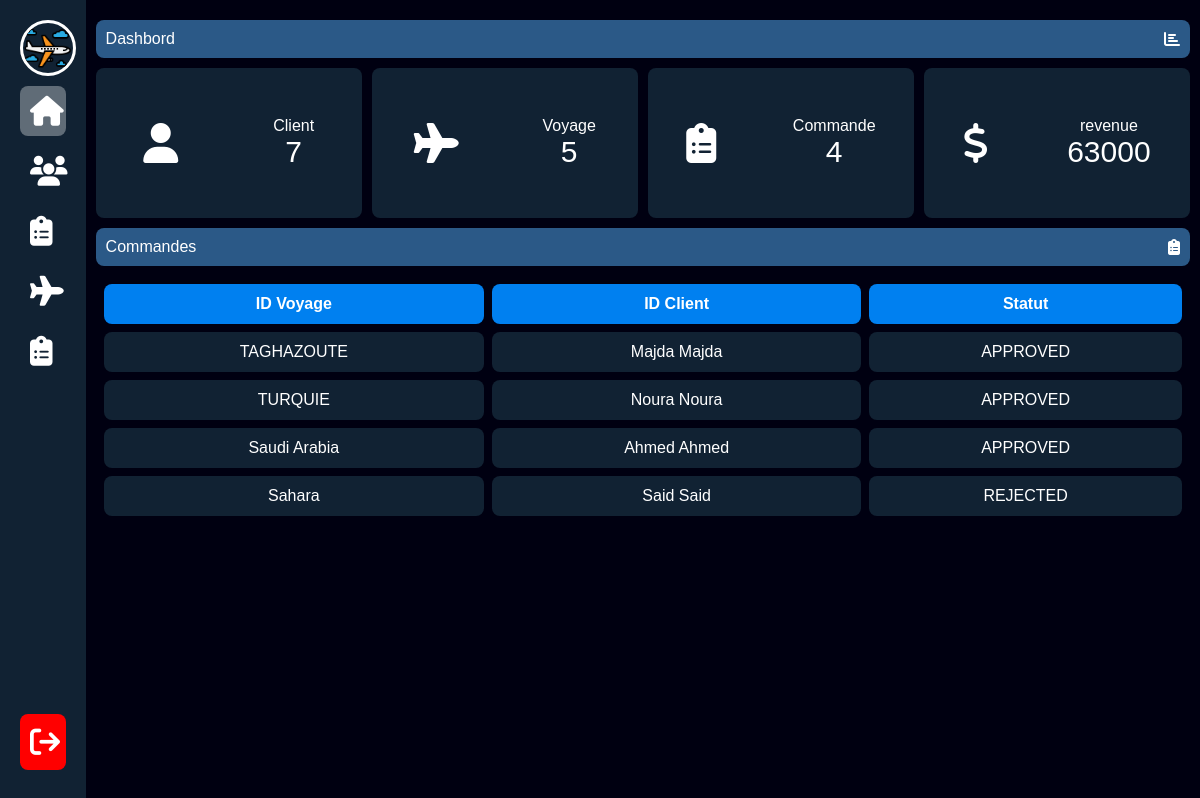
/admine/ (signed in), run on the app's committed database.
### vacance/models.py (models this page shows)
class Commande(models.Model):
	id_Voyage = models.ForeignKey(Voyage,on_delete=models.CASCADE)
	id_User = models.ForeignKey(User,on_delete=models.CASCADE)
	status=[
		("W","WAITING"),
		("A","APPROVED"),
		("C","CANCELED"),
		("R","REJECTED"),
    ]
	nbr_de_personnes=models.IntegerField()
	prix_total=models.FloatField()
	statut = models.CharField(max_length=1, choices=status)
	date_de_commande=models.DateField(null=True, blank=True)
	recu = models.ImageField(upload_to='static/images/recus/', null=True, blank=True)

class Voyage(models.Model):
	categories=[
		("H","HAJJ"),
		("O","OMRA"),
		("A","ASIE"),
		("T","TURQUIE"),
		("M","MAROC"),
	]
	categorie = models.CharField(max_length=1, choices=categories)
	titre = models.CharField(max_length=30)
	pays = models.CharField(max_length=30)
	ville = models.CharField(max_length=30)
	date_debut=models.DateField(null=True, blank=True)
	date_fin=models.DateField(null=True, blank=True)
	prix=models.FloatField()
	description=models.TextField()
	image_de_voyage = models.ImageField(upload_to='static/images/voyages/', null=True, blank=True)
	def __str__(self):
		return self.titre

class User(AbstractUser):
    numero_de_telephone = models.CharField(max_length=15, null=True, blank=True)
    pays = models.CharField(max_length=100, null=True, blank=True)
    ville = models.CharField(max_length=100, null=True, blank=True)
    image_de_profil = models.ImageField(upload_to='images/profiles/', null=True, blank=True)
    statut = models.CharField(max_length=50)
    date_Nai = models.DateField(null=True, blank=True)
    def __str__(self):
        return f"{self.first_name} {self.last_name}"

### vacance/views.py (the view)
# urls.py: path('admine/', views.admine, name='admine'),
@user_passes_test(lambda u: u.statut != 'Client', login_url='/voyage/')
def admine(request):
    user_count = User.objects.count()
    voy_count = Voyage.objects.count()
    comd_count = Commande.objects.count()
    cmd=Commande.objects.all()
    revenu=0
    for i in cmd :
        revenu+=i.prix_total
    revenu=int(revenu)
    current_user_first_name = request.user.username
    dernieres_commandes = Commande.objects.all().order_by('-date_de_commande')[:]
    context = { 'user_count':user_count,
                'voy_count': voy_count,
                'current_user_first_name': current_user_first_name,
                'comd_count': comd_count,
                'dernieres_commandes': dernieres_commandes,
                'revenu':revenu,}
    return render(request, 'vacance/admine.html',context)

### vacance/template/vacance/admine.html (shortened to what this page needs)
{% load static %}
<!DOCTYPE html>
<html>
    <head>
     <link rel="stylesheet" href="{% static 'css/style1.css' %}">
     <link rel="stylesheet" href="https://cdnjs.cloudflare.com/ajax/libs/font-awesome/6.4.0/css/all.min.css">
    </head>
    <body>
    <div class="menu">
     <ul>
      <li class="profile">
        <div class="img-box">
          <img id='ico'  src="{% static 'images/avion.png' %}"></a>
                </div>
       </li>
       <li>
        <a href="#" class="active">
          <i class="fas fa-home"></i>
        </a>
       </li>
       <li>
        <a href="{% url 'dashuti' %}">
          <i class="fas fa-users"></i>
        </a>
       </li>
       <li>
        <a href="{% url 'dashCom' %}">
          <i class="fas fa-clipboard-list"></i>
        </a>
       </li>
       <li>
        <a href="{% url 'dashVoy' %}">
          <i class="fas fa-plane"></i>
        </a>
       </li>
       <li>
        <a href="{% url 'dashProm' %}">
          <i class="fas fa-clipboard-list"></i>
        </a>
       </li>
       <li class="log-out">
        <a href="{% url 'deconnexion' %}">
          <i class="fas fa-sign-out"></i>
        </a>
       </li>
     </ul>
    </div>
    <div class="content">
      <div class="title">
       <p> Dashbord</p>
       <i class="fas fa-chart-bar"> </i>
      </div>
     <div class="data-info">
        <div class="box">
           <i class="fas fa-user"></i>
           <div class="data">
            <p> Client </p>
            <span> {{ user_count }}</span>
           </div>
        </div>
        <div class="box">
          <i class="fas fa-plane"></i>
          <div class="data">
           <p> Voyage </p>
           <span> {{ voy_count }}</span>
          </div>
       </div>
       <div class="box">
        <i class="fas fa-clipboard-list"></i>
        <div class="data">
         <p> Commande </p>
         <span> {{ comd_count }}</span>
        </div>
     </div>
     <div class="box">
      <i class="fas fa-dollar-sign"></i>
      <div class="data">
       <p> revenue </p>
       <span> {{ revenu }}</span>
      </div>
   </div>
     </div>
     <div class="title">
      <p> Commandes</p>
      <i class="fas fa-clipboard-list"> </i>
     </div>
     <table>
         <thead>
          <tr>
          <th> ID Voyage </th>
         <th> ID Client </th>
         <th> Statut</th>
          </tr>
         </thead>
         {% for commande in dernieres_commandes %}
         <tbody>
          <td> {{ commande.id_Voyage }}</td>
          <td> <span class="price"> {{ commande.id_User }} </span></td>
          <td> <span class="stock"> {{ commande.get_statut_display }} </span></td>
          </tbody>
          {% endfor %}
     </table>
    </div>
    </body>
</html>

### static/css/style1.css (style rules this page uses)
* { padding: 0px; margin: 0px; color: white; font-family: sans-serif; }
body { background-color: #001; display: flex; min-height: 100vh; }
.img-box { width: 50px; height: 50px; border-radius: 50px; overflow: hidden; border: 3px solid white; flex-shrink:0; }
.img-box img { width: 100%; }
.profile { display: flex; align-items: center; gap: 20px; }
.menu { background-color: #123; width: 50px; height: 100vh; padding: 20px; overflow: hidden; transition: 0.5s; }
ul { list-style: none; position: relative; height: 95%; }
ul li a { display: block; text-decoration: none; padding: 10px; margin: 10px 0; border-radius: 8px; display: flex; align-items: center; gap: 40px; transition: .5s; }
ul li a:hover , .active , .data-info .box:hover , td:hover { background-color: #ffffff55; }
.log-out { position: absolute; bottom:0; width: 100%; }
.log-out a { background-color: red; }
ul li a i { font-size: 30px; }
.content { width: 100%; margin: 10px; min-height: 100vh; overflow: auto; }
.title { background-color: rgb(43, 89, 135); padding: 10px; display: flex; align-items:center; justify-content:space-between; margin: 10px 0; border-radius: 8px; }
.data-info { display: flex; align-items: center; justify-content:space-between; flex-wrap: wrap; gap: 10px; }
.data-info .box { background-color: #123; height: 150px; flex-basis: 150px; flex-grow: 1; border-radius: 8px; display: flex; align-items: center; justify-content: space-around; }
.data-info .box i { font-size: 40px; }
.data-info .box .data { text-align: center; }
.data-info .box .data span { font-size: 30px; }
table { width: 100%; text-align: center; border-spacing: 8px; }
th , td { background-color: #123; height:40px; border-radius: 8px; }
th { background-color: #0080f0; }

### data on the page
Commande: id_Voyage "TAGHAZOUTE", id_User "Majda Majda", statut "APPROVED"
Commande: id_Voyage "TURQUIE", id_User "Noura Noura", statut "APPROVED"
Commande: id_Voyage "Saudi Arabia", id_User "Ahmed Ahmed", statut "APPROVED"
Commande: id_Voyage "Sahara", id_User "Said Said", statut "REJECTED"

### other printed values
{{ user_count }} "7"
{{ voy_count }} "5"
{{ comd_count }} "4"
{{ revenu }} "63000"
